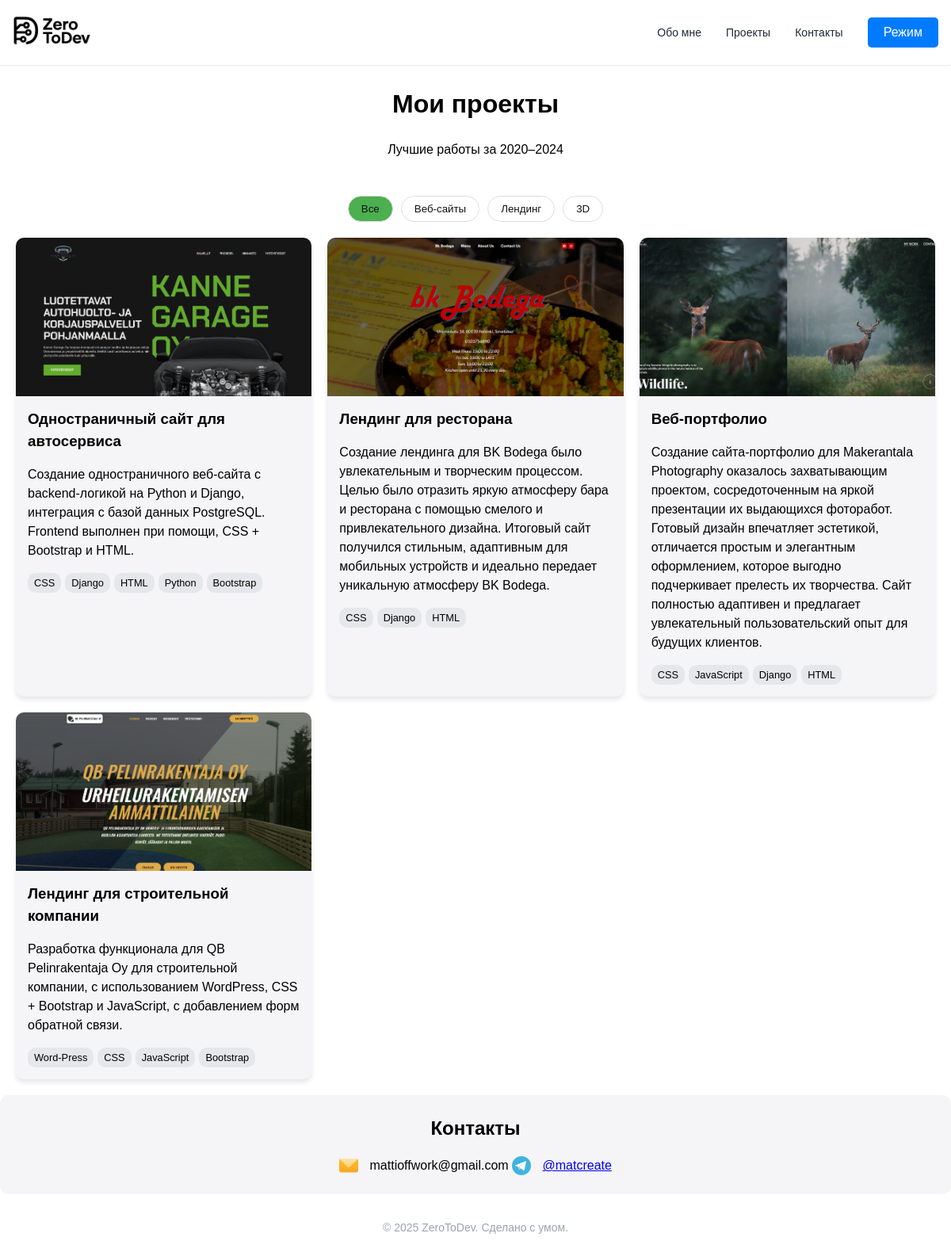
/projects/, run on the app's committed database.
### main/models.py (models this page shows, shortened)
class Project(models.Model):
    CATEGORY_CHOICE = [
        ('web', 'Веб-разработка'),
        ('landing', 'Лендинг'),
        ('wp', 'Word-Press'),
        ('django', 'Django'),
    ]
    title = models.CharField(max_length=200)
    description = models.TextField()
    image = models.ImageField(upload_to='projects/')
    category = models.CharField(max_length=20, choices=CATEGORY_CHOICE, default='web')
    tags = models.ManyToManyField(Tag)
    create_at = models.DateTimeField(auto_now_add=True)

class Tag(models.Model):
    name = models.CharField(max_length=50, unique=True)

### main/views.py (the view)
# urls.py: path('projects/', views.projects, name='projects'),
def projects(request):
    Projects = Project.objects.all()
    return render(request, 'main/projects.html', {'projects':Projects})

### main/templates/main/projects.html (shortened to what this page needs)
{% extends 'main/index.html' %}
{% load static %}
{% block content %}
<div class="container">
  <div class="heads">
    <h1>Мои проекты</h1>
    <p>Лучшие работы за 2020–2024</p>
  </div>
  <div class="filters">
    <button class="filter-btn active" data-filter="all">Все</button>
    <button class="filter-btn" data-filter="web">Веб-сайты</button>
    <button class="filter-btn" data-filter="logo">Лендинг</button>
    <button class="filter-btn" data-filter="3d">3D</button>
  </div>
    <div class="projects-grid">
      {% for project in projects %}
        <div class="project-card" data-category="{{ project.category }}">
          <img src="{{ project.image.url }}" alt="{{ project.title }}" class="project-img">
          <div class="project-info">
            <h3>{{ project.title }}</h3>
            <p class="text-project">{{ project.description }}</p>
            <div class="project-tags">
                {% for tag in project.tags.all %}
                <span class="tag">{{ tag.name }}</span>
                {% endfor %}
            </div>
          </div>
        </div>
      {% endfor %}
    </div>
</div>
{% endblock %}

### main/templates/main/index.html (shortened to what this page needs)
{% load static %}
<html lang="ru">
  <head>
    <link rel="stylesheet" href="{% static 'main/css/styles.css' %}" />
    <link rel="stylesheet" href="{% static 'main/css/ab-style.css' %}" />
    <link rel="stylesheet" href="{% static 'main/css/project-style.css' %}" />
  </head>
  <body>
    <header class="header">
      <div class="header-container">
        <div class="img-container">
          <a href="{% url 'home' %}">
            <img src="{% static 'main/img/logo.png' %}" alt="logo">
          </a>
        </div>
        <nav class="nav">
          <a href="{% url 'about' %}" class="nav-link">Обо мне</a>
          <a href="{% url 'projects' %}" class="nav-link">Проекты</a>
          <a href="#contact" class="nav-link">Контакты</a>
          <button class="toggle-button">Режим</button>
        </nav>
      </div>
    </header>
    {% block content %} {% endblock %}
    <section class="contact" id="contact">
      <div class="contact-container-main">
        <div class="contact-container">
          <h3 class="contact-title">Контакты</h3>
          <span class="icon-wrapper">
            <img src="{% static 'main/img/mail.svg' %}" alt="mail-logo" class="contact-icon">
          </span>
          <span class="text-wrapper">
            mattioffwork@gmail.com
          </span>
          <span class="icon-wrapper">
            <img src="{% static 'main/img/telegram.svg' %}" alt="telegram-logo" class="contact-icon">
          </span>
          <span class="text-wrapper">
            <a href="https://t.me/matcreate">@matcreate</a>
          </span>
        </div>
      </div>
    </section>
    <footer class="footer">
      © 2025 ZeroToDev. Сделано с умом.
    </footer>
  </body>
</html>

### main/static/main/css/styles.css (style rules this page uses)
:root { --bg-color: #ffffff; --text-color: #000000; --accent-color: #0066ff; --herobg-color: #f9fafb; --card-bg-color: #F5F5F7; --tag-color: #e5e7eb; --filter-color: #121212; }
html { scroll-behavior: smooth; }
.toggle-button { padding: 10px 20px; font-size: 16px; cursor: pointer; border: none; border-radius: 5px; background-color: #007bff; color: white; position: relative; z-index: 10; transition: transform 0.2s ease, background-color 0.3s ease; }
body { background-color: var(--bg-color); color: var(--text-color); font-family: sans-serif; line-height: 1.5; }
.header { position: sticky; top: 0; z-index: 50; background-color: #ffffff; box-shadow: 0 1px 2px rgba(0, 0, 0, 0.1); margin: -0.5rem; border-bottom-left-radius: 10px; border-bottom-right-radius: 10px; }
.header-container { max-width: 1280px; margin: 0 auto; display: flex; justify-content: space-between; align-items: center; padding: 1rem 1.5rem; }
.img-container { width: 200px; height: 50px; }
.header-container img { border-radius: 5px; width: 100px; height: auto; }
.nav { display: inline-block; gap: 1rem; vertical-align: center; }
.nav-link { font-size: 0.875rem; color: #1f2937; text-decoration: none; margin-right: 15px; }
.project-tags { display: flex; flex-wrap: wrap; gap: 0.5rem; }
.tag { background-color: var(--tag-color); padding: 0.25rem 0.75rem; border-radius: 9999px; font-size: 0.875rem; }
.contact { max-width: 1280px; background-color: var(--card-bg-color); margin: 0 auto; border-radius: 10px; padding-bottom: 24px; }
.contact-container-main { display: flex; max-width: 1280px; align-self: center; flex-direction: column; }
.contact-container { max-width: 1280px; text-align: center; align-self: center; }
.icon-wrapper { display: inline-block; vertical-align: middle; margin-right: 10px; }
.text-wrapper { display: inline-block; vertical-align: middle; font-size: 16px; }
.contact-icon { width: 24px; height: 24px; }
.contact-title { font-size: 1.5rem; font-weight: 600; margin-bottom: 1rem; }
.footer { text-align: center; color: #9ca3af; font-size: 0.875rem; padding: 2rem 0; }

### main/static/main/css/ab-style.css (style rules this page uses)
:root { --bg-color: #ffffff; --text-color: #000000; --accent-color: #0066ff; --herobg-color: #f9fafb; --card-bg-color: #F5F5F7; --tag-color: #e5e7eb; }
html { scroll-behavior: smooth; }
body { background-color: var(--bg-color); color: var(--text-color); font-family: sans-serif; line-height: 1.5; }
.header { position: sticky; top: 0; z-index: 50; background-color: #ffffff; box-shadow: 0 1px 2px rgba(0, 0, 0, 0.1); margin: -0.5rem; border-bottom-left-radius: 10px; border-bottom-right-radius: 10px; }
.header-container { max-width: 1280px; margin: 0 auto; display: flex; justify-content: space-between; align-items: center; padding: 1rem 1.5rem; }
.nav { display: flex; gap: 1rem; align-items: center; }
.nav a { font-size: 0.875rem; color: #1f2937; text-decoration: none; margin-right: 15px; }

### data on the page
Project: image (picture), title "Одностраничный сайт для автосервиса", description "Создание одностраничного веб-сайта с backend-логикой на Python и Django, интеграция с базой данных PostgreSQL. Frontend выполнен при помощи, CSS + Bootstrap и HTML."
Tag: name "CSS"
Tag: name "Django"
Tag: name "HTML"
Tag: name "Python"
Tag: name "Bootstrap"
Project: image (picture), title "Лендинг для ресторана", description "Создание лендинга для BK Bodega было увлекательным и творческим процессом. Целью было отразить яркую атмосферу бара и ресторана с помощью смелого и привлекательного дизайна. Итоговый сайт получился стильным, адаптивным для мобильных устройств и идеально передает уникальную атмосферу BK Bodega."
Project: image (picture), title "Веб-портфолио", description "Создание сайта-портфолио для Makerantala Photography оказалось захватывающим проектом, сосредоточенным на яркой презентации их выдающихся фоторабот. Готовый дизайн впечатляет эстетикой, отличается простым и элегантным оформлением, которое выгодно подчеркивает прелесть их творчества. Сайт полностью адаптивен и предлагает увлекательный пользовательский опыт для будущих клиентов."
Tag: name "JavaScript"
Project: image (picture), title "Лендинг для строительной компании", description "Разработка функционала для QB Pelinrakentaja Oy для строительной компании, с использованием WordPress, CSS + Bootstrap и JavaScript, с добавлением форм обратной связи."
Tag: name "Word-Press"
